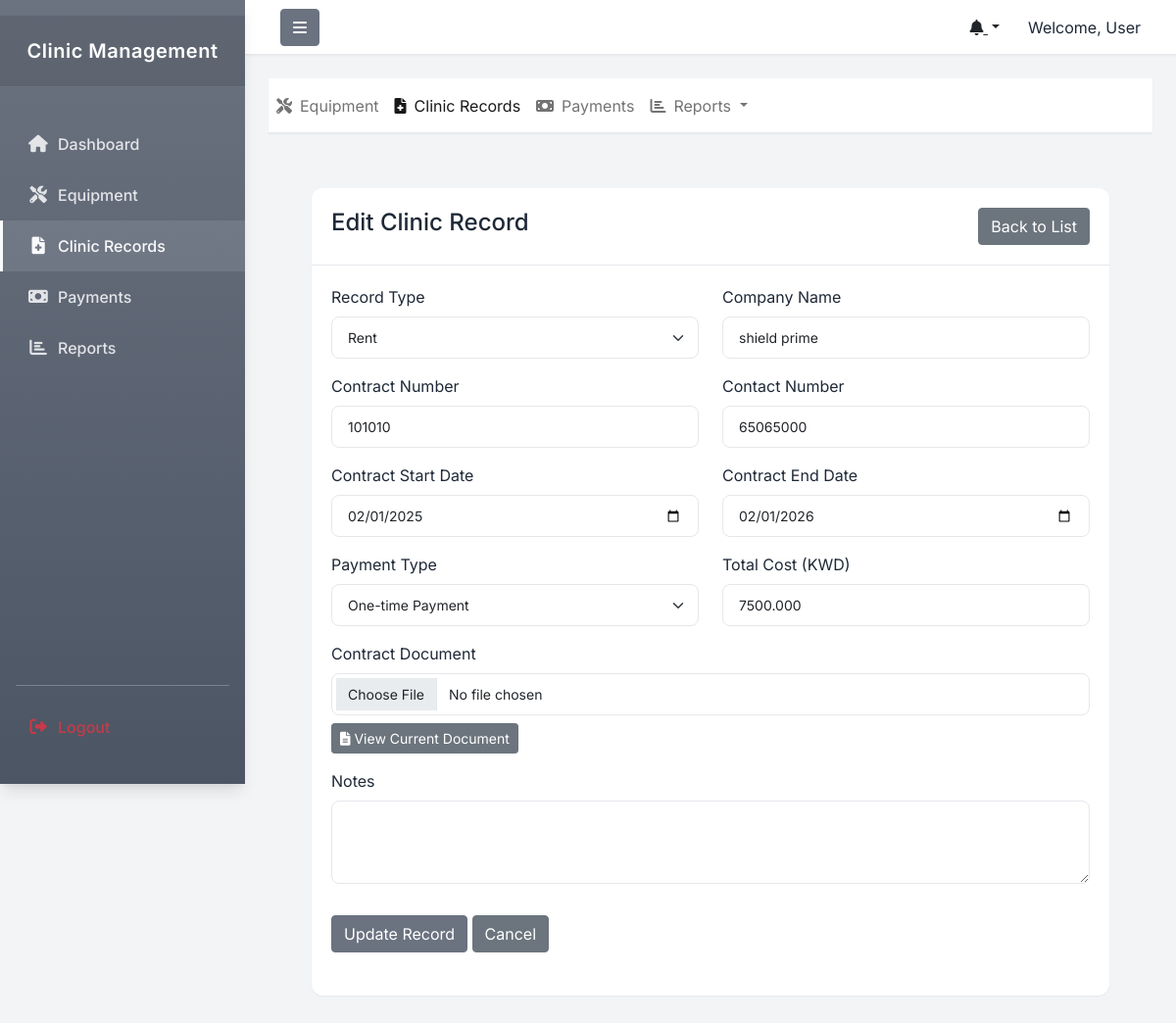
Page /edit-clinic-record.php?id=3 (signed in) on the committed database.
### tables this page shows
CREATE TABLE `clinic_records` (
  `id` int(11) NOT NULL,
  `record_type` enum('Rent','Insurance','Clinic License','Fire Safety') NOT NULL,
  `company_name` varchar(255) NOT NULL,
  `contract_number` varchar(50) NOT NULL,
  `contact_number` varchar(50) NOT NULL,
  `contract_document` varchar(255) DEFAULT NULL,
  `contract_start_date` date NOT NULL,
  `contract_end_date` date NOT NULL,
  `total_cost` decimal(10,3) NOT NULL,
  `payment_type` enum('one_time','installment') NOT NULL,
  `down_payment` decimal(10,3) NOT NULL DEFAULT 0.000,
  `number_of_installments` int(11) DEFAULT 12,
  `monthly_payment` decimal(10,3) NOT NULL DEFAULT 0.000,
  `remaining_amount` decimal(10,3) NOT NULL DEFAULT 0.000,
  `next_payment_date` date DEFAULT NULL,
  `status` enum('paid','pending','overdue') NOT NULL DEFAULT 'pending',
  `notes` text DEFAULT NULL,
  `created_at` timestamp NOT NULL DEFAULT current_timestamp(),
  `updated_at` timestamp NOT NULL DEFAULT current_timestamp() ON UPDATE current_timestamp(),
  `payment_start_date` date DEFAULT curdate(),
  `payment_months` int(11) DEFAULT 12
);

### edit-clinic-record.php (the view, shortened to what this page needs)
<?php
include 'includes/header.php';
$id = isset($_GET['id']) ? intval($_GET['id']) : 0;
$database = Database::getInstance();
$db = $database->getConnection();
$query = "SELECT * FROM clinic_records WHERE id = ?";
$stmt = $db->prepare($query);
$stmt->execute([$id]);
$record = $stmt->fetch(PDO::FETCH_ASSOC);
?>
<div class="main-content">
    <div class="container-fluid">
        <div class="row">
            <div class="col-md-12">
                <div class="card">
                    <div class="card-header d-flex justify-content-between align-items-center">
                        <h4 class="card-title">Edit Clinic Record</h4>
                        <a href="clinic-records.php" class="btn btn-secondary">Back to List</a>
                    </div>
                    <div class="card-body">
                        <form id="editClinicRecordForm" method="POST" enctype="multipart/form-data">
                            <div class="row">
                                <div class="col-md-6 mb-3">
                                    <label class="form-label">Record Type</label>
                                    <select name="record_type" class="form-select" required>
                                        <?php
                                        $types = ['Rent', 'Insurance', 'Clinic License', 'Fire Safety'];
                                        foreach ($types as $type) {
                                            $selected = ($type === $record['record_type']) ? 'selected' : '';
                                            echo "<option value=\"$type\" $selected>$type</option>";
                                        }
                                        ?>
                                    </select>
                                </div>
                                <div class="col-md-6 mb-3">
                                    <label class="form-label">Company Name</label>
                                    <input type="text" name="company_name" class="form-control" required value="<?php echo htmlspecialchars($record['company_name']); ?>">
                                </div>
                                <div class="col-md-6 mb-3">
                                    <label class="form-label">Contract Number</label>
                                    <input type="text" name="contract_number" class="form-control" required value="<?php echo htmlspecialchars($record['contract_number']); ?>">
                                </div>
                                <div class="col-md-6 mb-3">
                                    <label class="form-label">Contact Number</label>
                                    <input type="text" name="contact_number" class="form-control" required value="<?php echo htmlspecialchars($record['contact_number']); ?>">
                                </div>
                                <div class="col-md-6 mb-3">
                                    <label class="form-label">Contract Start Date</label>
                                    <input type="date" name="contract_start_date" class="form-control" required value="<?php echo $record['contract_start_date']; ?>">
                                </div>
                                <div class="col-md-6 mb-3">
                                    <label class="form-label">Contract End Date</label>
                                    <input type="date" name="contract_end_date" class="form-control" required value="<?php echo $record['contract_end_date']; ?>">
                                </div>
                                <div class="col-md-6 mb-3">
                                    <label class="form-label">Payment Type</label>
                                    <select name="payment_type" class="form-select" required onchange="toggleInstallmentFields()">
                                        <option value="one_time" <?php echo $record['payment_type'] === 'one_time' ? 'selected' : ''; ?>>One-time Payment</option>
                                    </select>
                                </div>
                                <div class="col-md-6 mb-3">
                                    <label class="form-label">Total Cost (KWD)</label>
                                    <input type="number" name="total_cost" class="form-control" step="0.001" required value="<?php echo $record['total_cost']; ?>" onchange="calculateInstallment()">
                                </div>
                                <div class="col-md-12 mb-3">
                                    <label class="form-label">Contract Document</label>
                                    <input type="file" name="contract_document" class="form-control" accept=".pdf,.doc,.docx">
                                    <?php if ($record['contract_document']): ?>
                                    <div class="mt-2">
                                        <a href="uploads/clinic_records/<?php echo $record['contract_document']; ?>" target="_blank" class="btn btn-sm btn-secondary">
                                            <i class="fas fa-file-alt"></i> View Current Document
                                        </a>
                                    </div>
                                    <?php endif; ?>
                                </div>
                                <div class="col-md-12 mb-3">
                                    <label class="form-label">Notes</label>
                                    <textarea name="notes" class="form-control" rows="3"><?php echo htmlspecialchars($record['notes']); ?></textarea>
                                </div>
                            </div>
                            <div class="mt-3">
                                <button type="submit" class="btn btn-primary">Update Record</button>
                                <a href="clinic-records.php" class="btn btn-secondary">Cancel</a>
                            </div>
                        </form>
                    </div>
                </div>
            </div>
        </div>
    </div>
</div>
<?php include 'includes/footer.php'; ?>

### assets/css/style.css (style rules this page uses)
:root { --sidebar-width: 250px; --header-height: 60px; --navbar-height: 56px; --primary-color: #6B7280; --secondary-color: #4B5563; --success-color: #059669; --warning-color: #D97706; --danger-color: #DC2626; --info-color: #3B82F6; --text-color: #1F2937; --text-muted: #6B7280; --light-text: #F9FAFB; --border-color: #E5E7EB; --hover-color: #374151; --bg-primary: #ffffff; --bg-secondary: #F3F4F6; --shadow-sm: 0 1px 2px 0 rgba(0, 0, 0, 0.05); --shadow-md: 0 4px 6px -1px rgba(0, 0, 0, 0.1), 0 2px 4px -1px rgba(0, 0, 0, 0.06); --shadow-lg: 0 10px 15px -3px rgba(0, 0, 0, 0.1), 0 4px 6px -2px rgba(0, 0, 0, 0.05); --transition: all 0.3s ease; }
html, body { height: 100%; margin: 0; }
body { background-color: var(--bg-secondary); font-family: 'Inter', -apple-system, BlinkMacSystemFont, 'Segoe UI', Roboto, Oxygen, Ubuntu, sans-serif; color: var(--text-color); line-height: 1.5; overflow-x: hidden; }
.main-content { flex: 1; padding: 2rem; overflow-y: auto; }
.card { background: var(--bg-primary); border: none; border-radius: 0.75rem; box-shadow: var(--shadow-sm); transition: var(--transition); height: 100%; margin-bottom: 1.5rem; }
.card-header { background: var(--bg-primary); border-bottom: 1px solid var(--border-color); padding: 1.25rem; font-weight: 600; border-radius: 0.75rem 0.75rem 0 0 !important; }
.card-body { padding: 1.25rem; }
.btn-primary { background-color: var(--primary-color); border-color: var(--primary-color); }
.form-control, .form-select { border: 1px solid var(--border-color); border-radius: 0.5rem; padding: 0.625rem 1rem; font-size: 0.875rem; transition: var(--transition); }

### rows in the picture
clinic_records: company_name "shield prime", contract_number "101010", contact_number "65065000", contract_start_date "02/01/2025", contract_end_date "02/01/2026", payment_type "One-time Payment", total_cost "7500.000"

### other values in the picture
$_SESSION['username'] "User"
form field record_type "Rent"
